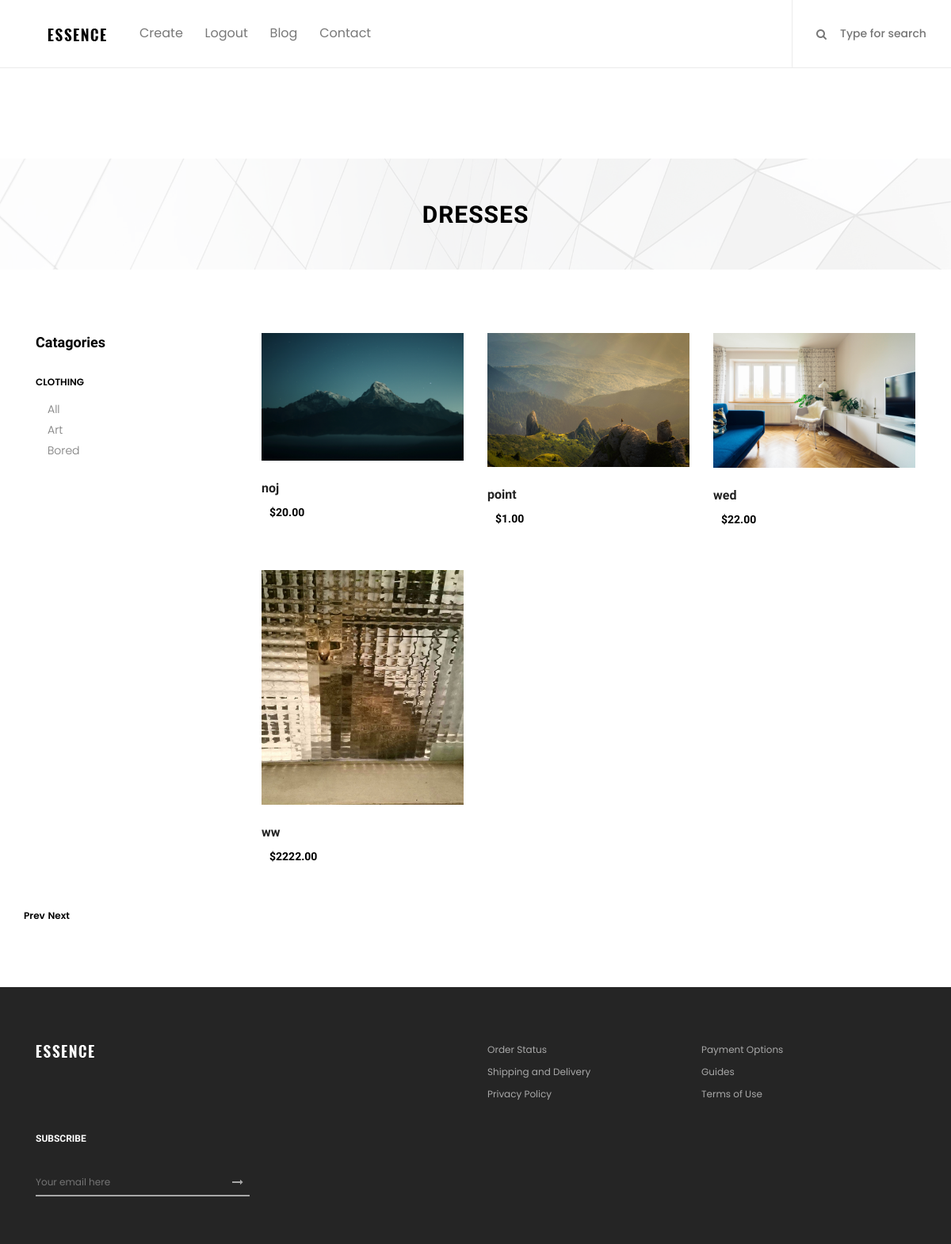
/bored/ (signed in), run on an earlier commit of the app's database.
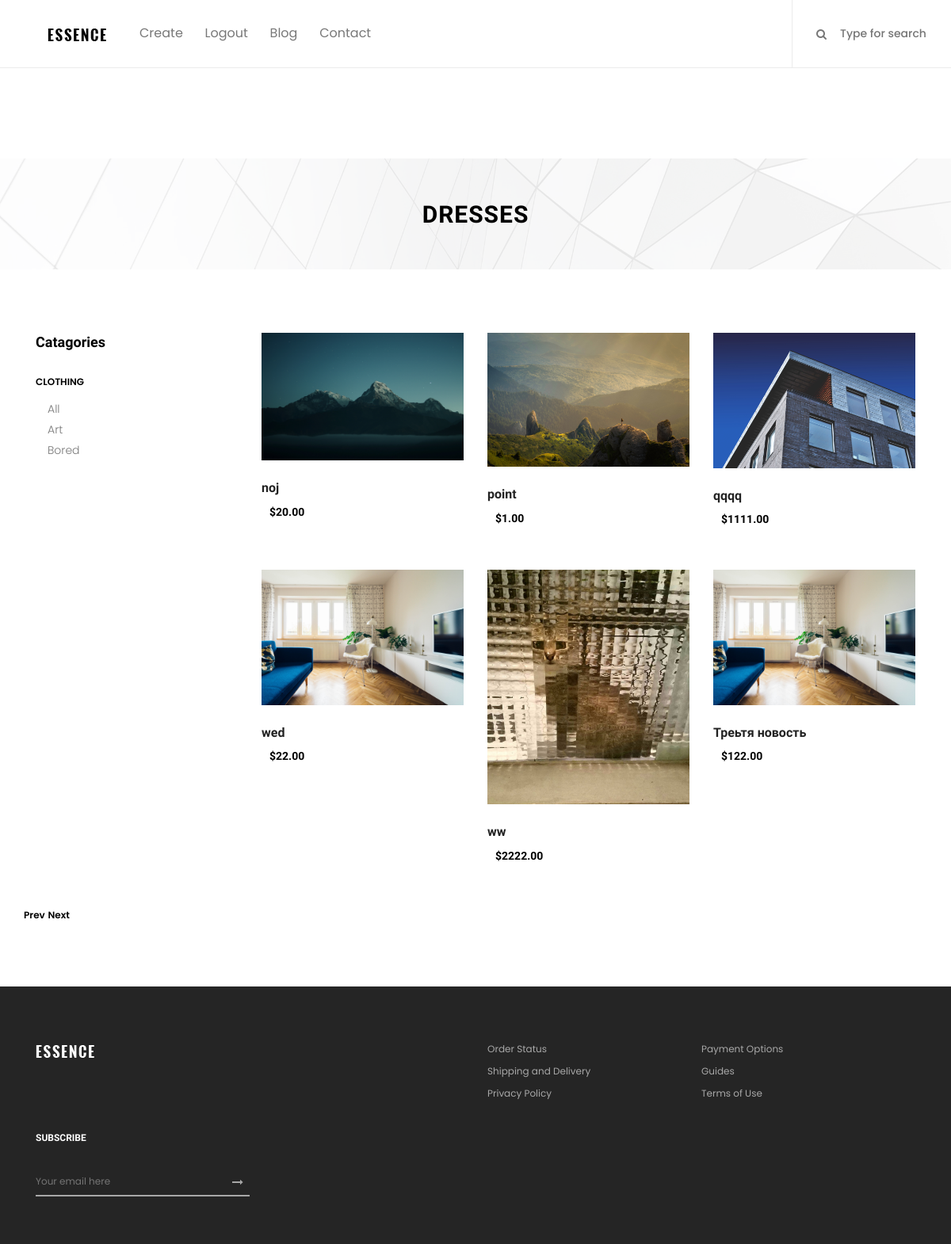
And on a later commit of the database.
### store/models.py (models this page shows, shortened)
class Category(models.Model):
    title = models.CharField(max_length=150)
    slug = models.SlugField(unique=True, blank=True)
    class Meta:
        verbose_name = "Category"
        verbose_name_plural = "Categories"
    def get_absolute_url(self):
        return reverse('product_by_category', args=[self.slug])

class Product(models.Model):
    title = models.CharField(max_length=255, db_index=True)
    slug = models.SlugField(max_length=200, db_index=True, blank=True)
    user = models.ForeignKey(User, on_delete=models.CASCADE)
    description = models.TextField()
    price = models.DecimalField(max_digits=10, decimal_places=2)
    liked = models.ManyToManyField(User, default=None, blank=True, related_name='liked')
    category = models.ForeignKey(Category, related_name='products', on_delete=models.DO_NOTHING)
    created = models.DateTimeField(auto_now_add=True)
    updated = models.DateTimeField(auto_now=True)
    image = models.ImageField(upload_to='product/', blank=True)
    class Meta:
        ordering = ('title',)
        index_together = (('id', 'slug'))

### store/views.py (the view)
# urls.py: path('', product, name='product'),
@login_required()
def product(request, slug=None):
    category = None
    search_query = request.GET.get('search', '')
    if search_query:
        products = Product.objects.filter(title__icontains=search_query)
    else:
        products = Product.objects.all()
    user = request.user
    paginator = Paginator(products, 3)
    page_num = request.GET.get('page', 1)
    page = paginator.get_page(page_num)
    is_paginated = page.has_other_pages()
    if page.has_previous():
        prev_url = '?page={}'.format(page.previous_page_number())
    else:
        prev_url = ''
    if page.has_next():
        next_url = '?page={}'.format(page.next_page_number())
    else:
        next_url = ''
    likes = Product.objects.filter(liked=request.user)
    categories = Category.objects.all()
    if slug:
        category = get_object_or_404(Category, slug=slug)
        page = Product.objects.filter(category=category)
    context = {
        'category': category,
        'categories': categories,
        'products': page,
        'likes': likes,
        'user': user,
        'is_paginated': is_paginated,
        'next_url': next_url,
        'prev_url': prev_url,
        }
    return render(request, 'store/index.html', context)

### templates/store/index.html (shortened to what the changed rows need)
{% load static %}
{% load thumbnail %}
<!DOCTYPE html>
<html lang="en">
<head>
    <link rel="stylesheet" href="{% static 'css/core-style.css' %}">
    <link rel="stylesheet" href="{% static 'style.css' %}">
</head>
<body>
    <div class="breadcumb_area bg-img" style="background-image: url(img/bg-img/breadcumb.jpg);">
        <div class="container h-100">
            <div class="row h-100 align-items-center">
                <div class="col-12">
                    <div class="page-title text-center">
                        <h2>dresses</h2>
                    </div>
                </div>
            </div>
        </div>
    </div>
    <section class="shop_grid_area section-padding-80">
        <div class="container">
            <div class="row">
                <div class="col-12 col-md-4 col-lg-3">
                    <div class="shop_sidebar_area">
                        <div class="widget catagory mb-50">
                            <div class="catagories-menu">
                                <ul id="menu-content2" class="menu-content collapse show">
                                    <li data-toggle="collapse" data-target="#clothing">
                                        <ul class="sub-menu collapse show" id="clothing">
                                            {% for c in categories %}
                                            <li {% if category.slug == c.slug %} {% endif %}>
                                                <a href="{{ c.get_absolute_url }}">{{ c.title }}</a>
                                            </li>
                                            {% endfor %}
                                        </ul>
                                    </li>
                                </ul>
                            </div>
                        </div>
                    </div>
                </div>
                <div class="col-12 col-md-8 col-lg-9">
                        <div class="row">
                            {% for product in products %}
                            <div class="col-12 col-sm-6 col-lg-4">
                                <div class="single-product-wrapper">
                                    <div class="product-img">
                                        {% thumbnail product.image "300" crop='center' as img %}
                                        <img src="{{img.url}}"  alt="">
                                        {% endthumbnail %}
                                    </div>
                                    <div class="product-description">
                                        <a href="single-product-details.html">
                                            <a href="{% url 'detail' product.id %}"><h6>{{product.title}}</h6></a>
                                        </a>
                                        <p class="product-price"> ${{product.price}}</p>
                                    </div>
                                </div>
                            </div>
                            {% endfor %}
                        </div>
                    </div>
                </div>
            </div>
    </section>
</body>
</html>

What changed in the data, as far as the page shows it:
added Product: shows a picture, title "qqqq", price "1111.00"
added Product: title "Треьтя новость", price "122.00"
